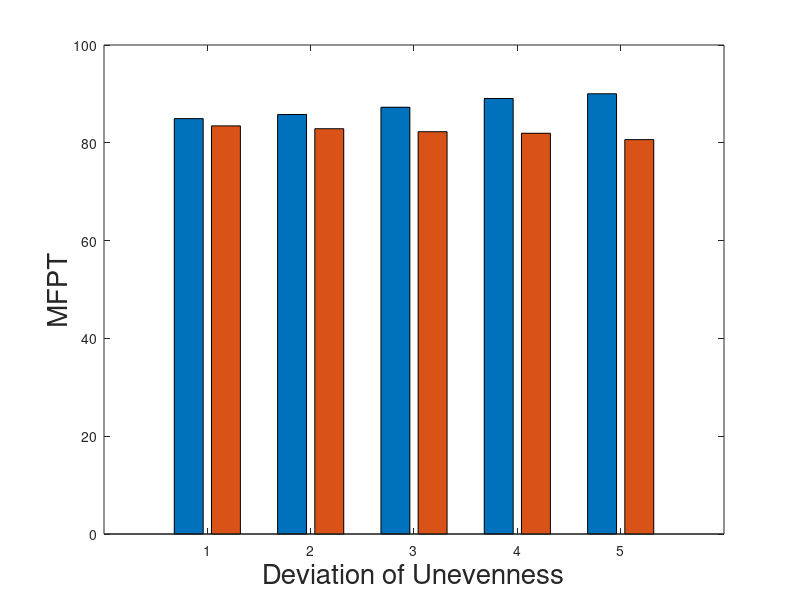

Here is the MATLAB script that generated this plot: (Note: this script raises an error after producing the figure.)
MFPT = [84.95,83.46
        85.79,82.88
        87.27,82.27
        89.06,81.95
        90.03,80.65];
figure()
bar(MFPT)
xlabel('Deviation of Unevenness','FontSize',20)
ylabel('MFPT','FontSize',20)
ax = gca;
ax.FontSize = 20;
set(gca,'xticklabel',{'\pi/60','2\pi/60','3\pi/60','4\pi/60','5\pi/60'});
set(gca,'YLim',[0,120]);
title('MFPT of Different Deviation of Linear Unevenness (Periodic Reorientation)');
legend('Rougher Outside','Rougher Inside','Location','NorthWest')
text(0.7,MFPT(1,1)+8,num2str(MFPT(1,1)),'FontSize',20)
text(1.0,MFPT(1,2)+5,num2str(MFPT(1,2)),'FontSize',20)
text(1.7,MFPT(2,1)+7,num2str(MFPT(2,1)),'FontSize',20)
text(2.0,MFPT(2,2)+5,num2str(MFPT(2,2)),'FontSize',20)
text(2.7,MFPT(3,1)+6,num2str(MFPT(3,1)),'FontSize',20)
text(3.0,MFPT(3,2)+5,num2str(MFPT(3,2)),'FontSize',20)
text(3.7,MFPT(4,1)+6,num2str(MFPT(4,1)),'FontSize',20)
text(4.0,MFPT(4,2)+5,num2str(MFPT(4,2)),'FontSize',20)
text(4.7,MFPT(5,1)+6,num2str(MFPT(5,1)),'FontSize',20)
text(5.0,MFPT(5,2)+5,num2str(MFPT(5,2)),'FontSize',20)

MFPT = [82.73,85.75
        81.44,87.08
        81.18,89.31
        79.95,91.64
        79.32,93.73];
figure()
bar(MFPT)
xlabel('Deviation of Unevenness','FontSize',20)
ylabel('MFPT','FontSize',20)
ax = gca;
ax.FontSize = 20;
set(gca,'xticklabel',{'\pi/60','2\pi/60','3\pi/60','4\pi/60','5\pi/60'});
set(gca,'YLim',[0,120]);
title('MFPT of Different Deviation of Quadratic Unevenness (Periodic Reorientation)');
legend('Rougher Outside','Rougher Inside','Location','NorthWest')
text(0.7,MFPT(1,1)+5,num2str(MFPT(1,1)),'FontSize',20)
text(1.0,MFPT(1,2)+8,num2str(MFPT(1,2)),'FontSize',20)
text(1.7,MFPT(2,1)+5,num2str(MFPT(2,1)),'FontSize',20)
text(2.0,MFPT(2,2)+6,num2str(MFPT(2,2)),'FontSize',20)
text(2.7,MFPT(3,1)+5,num2str(MFPT(3,1)),'FontSize',20)
text(3.0,MFPT(3,2)+5,num2str(MFPT(3,2)),'FontSize',20)
text(3.7,MFPT(4,1)+5,num2str(MFPT(4,1)),'FontSize',20)
text(4.0,MFPT(4,2)+5,num2str(MFPT(4,2)),'FontSize',20)
text(4.7,MFPT(5,1)+5,num2str(MFPT(5,1)),'FontSize',20)
text(5.0,MFPT(5,2)+5,num2str(MFPT(5,2)),'FontSize',20)

MFPT = [55.79,55.72
        56.42,55.64
        56.38,55.47
        56.55,55.17
        56.95,55.24];
figure()
bar(MFPT)
xlabel('Deviation of Unevenness','FontSize',20)
ylabel('MFPT','FontSize',20)
ax = gca;
ax.FontSize = 20;
set(gca,'xticklabel',{'\pi/60','2\pi/60','3\pi/60','4\pi/60','5\pi/60'});
set(gca,'YLim',[0,100]);
title('MFPT of Different Deviation of Linear Unevenness (Error Threshold Reorientation)');
legend('Rougher Outside','Rougher Inside','Location','NorthWest')
text(0.7,MFPT(1,1)+6,num2str(MFPT(1,1)),'FontSize',20)
text(1.0,MFPT(1,2)+3,num2str(MFPT(1,2)),'FontSize',20)
text(1.7,MFPT(2,1)+6,num2str(MFPT(2,1)),'FontSize',20)
text(2.0,MFPT(2,2)+3,num2str(MFPT(2,2)),'FontSize',20)
text(2.7,MFPT(3,1)+6,num2str(MFPT(3,1)),'FontSize',20)
text(3.0,MFPT(3,2)+3,num2str(MFPT(3,2)),'FontSize',20)
text(3.7,MFPT(4,1)+6,num2str(MFPT(4,1)),'FontSize',20)
text(4.0,MFPT(4,2)+3,num2str(MFPT(4,2)),'FontSize',20)
text(4.7,MFPT(5,1)+6,num2str(MFPT(5,1)),'FontSize',20)
text(5.0,MFPT(5,2)+3,num2str(MFPT(5,2)),'FontSize',20)

MFPT = [54.79,56.73
        53.53,57.71
        53.61,58.50
        52.04,60.48
        51.78,61.77];
figure()
bar(MFPT)
xlabel('Deviation of Unevenness','FontSize',20)
ylabel('MFPT','FontSize',20)
ax = gca;
ax.FontSize = 20;
set(gca,'xticklabel',{'\pi/60','2\pi/60','3\pi/60','4\pi/60','5\pi/60'});
set(gca,'YLim',[0,100]);
title('MFPT of Different Deviation of Quadratic Unevenness (Error Threshold Reorientation)');
legend('Rougher Outside','Rougher Inside','Location','NorthWest')
text(0.7,MFPT(1,1)+5,num2str(MFPT(1,1)),'FontSize',20)
text(1.0,MFPT(1,2)+7,num2str(MFPT(1,2)),'FontSize',20)
text(1.7,MFPT(2,1)+5,num2str(MFPT(2,1)),'FontSize',20)
text(2.0,MFPT(2,2)+6,num2str(MFPT(2,2)),'FontSize',20)
text(2.7,MFPT(3,1)+5,num2str(MFPT(3,1)),'FontSize',20)
text(3.0,MFPT(3,2)+5,[num2str(MFPT(3,2)) '0'],'FontSize',20)
text(3.7,MFPT(4,1)+5,num2str(MFPT(4,1)),'FontSize',20)
text(4.0,MFPT(4,2)+5,num2str(MFPT(4,2)),'FontSize',20)
text(4.7,MFPT(5,1)+5,num2str(MFPT(5,1)),'FontSize',20)
text(5.0,MFPT(5,2)+5,num2str(MFPT(5,2)),'FontSize',20)